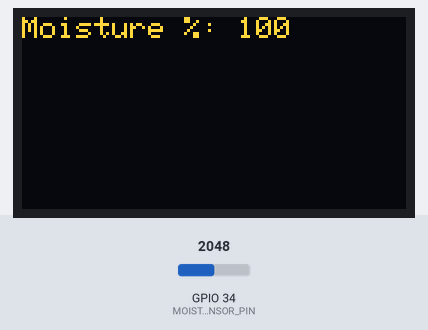
Bench run of a sketch on a simulated ESP32. Shown: 128×64 one-colour display. Inputs (shaded band) come from the test bench; at power-on: GPIO 34 (MOISTURE_SENSOR_PIN) = 2048. The OLED is the two-colour kind (top 16 rows yellow); what the sketch prints to the serial monitor is not drawn.

Above: at 1.2 s.
1.3 s: GPIO 34 (MOISTURE_SENSOR_PIN) set to 2284
4.0 s: GPIO 34 (MOISTURE_SENSOR_PIN) set to 2400
At 4.8 s:
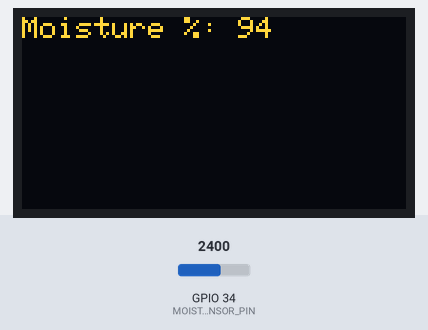
6.7 s: GPIO 34 (MOISTURE_SENSOR_PIN) set to 2866
At 8.5 s:
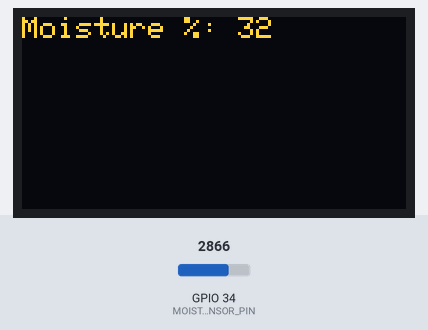
Timing chart, 0 to 10.0 s (numbered marks = the images above; inputs shaded):
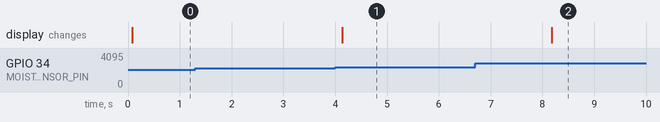

The sketch:

water.ino
```cpp
#include <Wire.h>
#include <Adafruit_GFX.h>
#include <Adafruit_SSD1306.h>

#define SCREEN_WIDTH 128 // OLED display width, in pixels
#define SCREEN_HEIGHT 64 // OLED display height, in pixels

// Declaration for an SSD1306 display connected to I2C (SDA, SCL pins)
#define OLED_RESET    -1 // Reset pin # (or -1 if sharing Arduino reset pin)
Adafruit_SSD1306 display(SCREEN_WIDTH, SCREEN_HEIGHT, &Wire, OLED_RESET);

#define MOISTURE_SENSOR_PIN 34 // Soil Moisture Sensor Analog pin

// Calibration values
const int AIR_VALUE = 3100; // Replace 2900 with the value you got in air
const int WATER_VALUE = 2350; // Replace 1500 with the value you got in water

void setup() {
  Serial.begin(115200);

  // Initialize OLED display
  if(!display.begin(SSD1306_SWITCHCAPVCC, 0x3C)) { // Check the display's I2C address
    Serial.println(F("SSD1306 allocation failed"));
    for(;;); // Don't proceed, loop forever
  }
  display.clearDisplay();
  display.setTextSize(1); // Normal 1:1 pixel scale
  display.setTextColor(SSD1306_WHITE); // Draw white text
  display.setCursor(0,0); // Start at top-left corner
  display.display();
}

void loop() {
  int moistureLevel = analogRead(MOISTURE_SENSOR_PIN); // Read the moisture level
  Serial.println(moistureLevel); // Print the moisture level to the Serial Monitor

  // Map the moisture level from the sensor to a 0-100% scale
  int moisturePercent = map(moistureLevel, WATER_VALUE, AIR_VALUE, 100, 0);
  moisturePercent = constrain(moisturePercent, 0, 100); // Ensure the percentage is between 0 and 100

  // Display moisture percentage on OLED
  display.clearDisplay();
  display.setCursor(0, 0);
  display.print("Moisture %: ");
  display.println(moisturePercent);
  display.display(); // Actually draw everything on the display

  delay(2000); // Wait for 2 seconds
}
```

Measured:
- the behaviour switches between 2357 and 2358 on GPIO 34 (MOISTURE_SENSOR_PIN) (found by bisection; images 0 and 1)
- after the input at 1.3 s, every drawn part: stays the same
- after the input at 4.0 s, the display: changes after 0.13 s (image 1)
- after the input at 6.7 s, the display: changes after 1.5 s (image 2)
